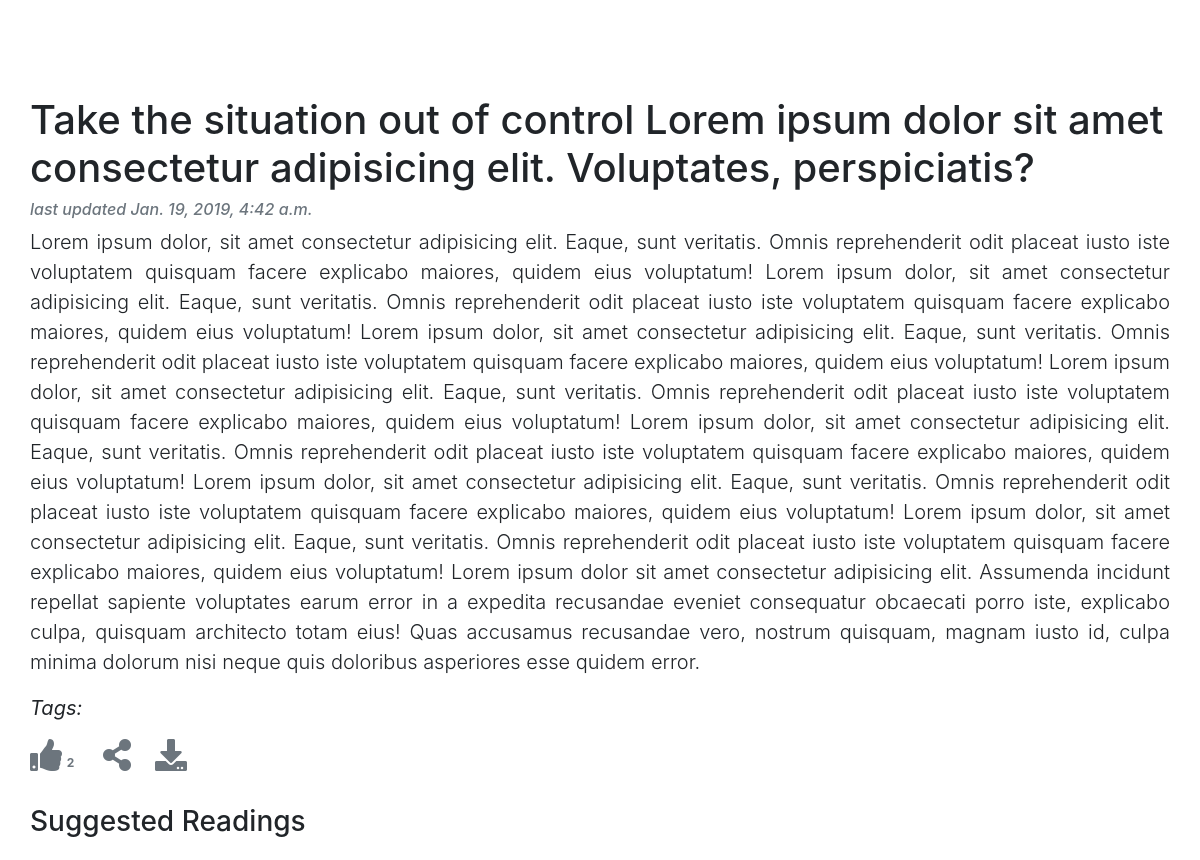
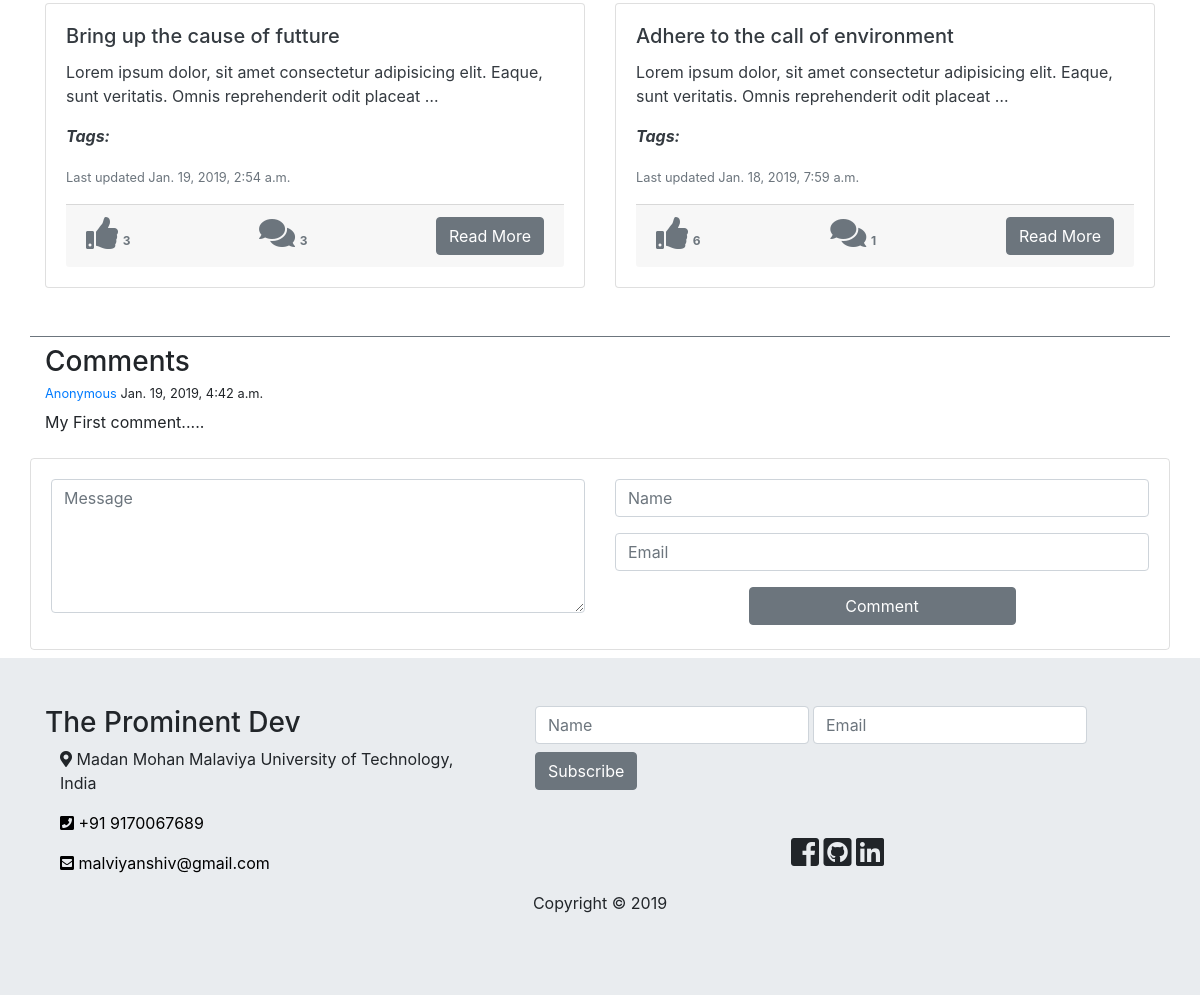
The app's page /blog/post/13/1/2019/take-situation-out-control with its own data (2 pictures, top to bottom).
### blog/models.py (models this page shows, shortened)
class Post(models.Model):
    STATUS_CHOICES = (
        ('draft', 'Draft'),
        ('published', 'Published'),
    )
    title = models.CharField(max_length=250)
    slug = models.SlugField(unique_for_date="publish", max_length=250)
    author = models.ForeignKey(User, on_delete=models.CASCADE, related_name='blog_posts')
    body = models.TextField()
    tags = TaggableManager()
    publish = models.DateTimeField(default=timezone.now)
    created = models.DateTimeField(auto_now_add=True)
    updated = models.DateTimeField(auto_now=True)
    status = models.CharField(max_length=10, choices=STATUS_CHOICES, default='draft')
    like_count = models.IntegerField(default=0)
    comment_count = models.IntegerField(default=0)
    objects = models.Manager() # the default manager
    published = PublishedManager() # our custom manager
    class Meta:
        ordering = ('-publish',)
    def get_absolute_url(self):
        return reverse('blog:post_detail',
                        args=[ self.publish.day, self.publish.month, self.publish.year, self.slug])

class Comment(models.Model):
    post = models.ForeignKey(Post, on_delete=models.CASCADE, related_name='comments')
    name = models.CharField( max_length=80, blank=True, default="Anonymous")
    email = models.EmailField(blank=True, default="user@email.com")
    body = models.TextField()
    created = models.DateTimeField(auto_now_add=True)
    updated = models.DateTimeField(auto_now=True)
    active = models.BooleanField(default=True) #to delete any comment by admin
    class Meta:
        ordering = ('created', )

### blog/views.py (the view, shortened to what this page needs)
# urls.py: path("post/<int:day>/<int:month>/<int:year>/<slug:slug>", views.post_detail, name="post_detail"),
def post_detail(requests, day, month, year, slug):
    post = get_object_or_404(Post, slug=slug, status='published',publish__year=year, publish__month=month, publish__day=day)
    comments = post.comments.filter(active=True)
    posts = Post.published.all().exclude(id=post.id)[:2]
    return render(requests, "blog/detail.html", {"post": post, "comments": comments, "posts":posts})

### blog/models.py (called while the page is built)
    def get_queryset(self):
        return super(PublishedManager, self).get_queryset().filter(status='published')

### blog/templates/blog/detail.html (shortened to what this page needs)
{% load static %}
<!DOCTYPE html>
<html lang="en">
<head>
    <link rel="stylesheet" href="https://use.fontawesome.com/releases/v5.6.3/css/all.css"
 />
    <link rel="stylesheet" href="https://stackpath.bootstrapcdn.com/bootstrap/4.1.3/css/bootstrap.min.css"
 />
    <link rel="stylesheet" href="{% static 'css/detail.css' %}" />
</head>
<body>
    <section id="main-area" class="pt-5 py-2">
        <div class="container">
            <div class="row pt-5">
                <h1 class="responsive-header-text">{{ post.title }} Lorem ipsum dolor sit amet consectetur adipisicing elit. Voluptates, perspiciatis?</h1>
                <small class="text-muted h6"><i>last updated {{ post.updated }}</i></small>
                <p class="lead">{{ post.body }} Lorem ipsum dolor sit amet consectetur adipisicing elit. Assumenda incidunt repellat sapiente voluptates
                     earum error in a expedita recusandae eveniet consequatur obcaecati
                     porro iste, explicabo culpa, quisquam architecto totam eius! Quas accusamus recusandae vero, nostrum
                     quisquam, magnam iusto id, culpa minima dolorum nisi neque quis doloribus asperiores esse quidem error.</p>
            </div>
            <div class="row">
                <p class="lead"><i><b>Tags:</b> {{ post.tags.all|join:", " }} </i></p>
            </div>
            <div class="row d-flex text-black-50">
                <a class="post-like mr-4" data-value="{{post.get_absolute_url}}/like" href="#"><i class="fas fa-thumbs-up fa-2x"></i><span class="badge">{{ post.like_count }}</span></a>
                <a href="{{ post.get_absolute_url }}/share" data-toggle="modal" data-target="#modalshareform" target="_blank" class="mr-4"><i class="fas fa-share-alt fa-2x"></i></a>
                <a href="{{ post.get_absolute_url }}/download" target="_blank"><i class="fa fa-download fa-2x" aria-hidden="true"></i></a>
            </div>
            <div class="row mt-3 pt-3">
                <h3 class="mb-2">Suggested Readings</h3>
            </div>
            <div class="row border-bottom border-secondary mt-3">
                {% for post in posts %}
                <div class="col-md-6">
                    <div class="card mb-5">
                        <div class="card-body text-dark">
                            <h5 class="card-title">
                                {{ post.title }}
                            </h5>
                            <p class="card-text">
                                {{ post.body | truncatewords:15 }}
                            </p>
                            <p class="card-text">
                                <p><i><b>Tags:</b> {{ post.tags.all|join:", " }} </i></p>
                                <small class="text-muted">Last updated {{ post.updated }}</small>
                            </p>
                            <div class="card-footer text-secondary d-flex justify-content-between">
                                <a class="post-like" data-value="{{post.get_absolute_url}}/like" href="#"><i class="fas fa-thumbs-up fa-2x"></i><span class="badge">{{ post.like_count }}</span></a>
                                <a href="{{ post.get_absolute_url }}"><i class="fas fa-comments fa-2x"></i><span class="badge">{{ post.comment_count }}</span></a>
                                <a href="{{ post.get_absolute_url }}" class="btn btn-secondary">Read More</a>
                            </div>
                        </div>
                    </div>
                </div>
                {% endfor %}
            </div>
            <div class="mt-2" id="comment-section">
                <div class="row">
                    <div class="comments col-md-9" id="comments">
                        <h3 class="mb-2">Comments</h3>
                        {% for comment in comments %}
                        <div class="comment mb-2 row">
                            <div class="comment-content col-md-11 col-sm-10">
                                <h6 class="small comment-meta"><span class="text-primary">{{ comment.name }}</span> {{ comment.created }}</h6>
                                <div class="comment-body">
                                    <p>
                                       {{ comment.body }}
                                        <br>
                                    </p>
                                </div>
                            </div>
                        </div>
                        {% endfor %}
                    </div>
                </div>
            </div>
            <div class="row">
                <div class="card card-form w-100 bg-transparent">
                    <div class="card-body">
                        <form action="{{ post.get_absolute_url }}" method="POST">
                            <div class="row">
                                <div class="col-sm-6">
                                    <div class="form-group">
                                        <textarea rows="5" class="form-control" placeholder="Message" required name="body"></textarea>
                                    </div>
                                </div>
                                <div class="col-sm-6">
                                    <div class="form-group">
                                        <input type="text" name="name" id="" class="form-control" placeholder="Name" />
                                    </div>
                                    <div class="form-group">
                                        <input type="email" name="email" id="" class="form-control" placeholder="Email" />
                                    </div>
                                    <input type="submit" value="Comment" class="btn btn-secondary btn-block w-50 m-auto" />
                                </div>
                            </div>
                        </form>
                    </div>
                </div>
            </div>
        </div>
    </section>
    <section id="footer" class="pt-5 bg-my jumbotron jumbotron-fluid text-black">
        <div class="container">
            <div class="row">
                <div class="col-md-5">
                    <h3>The Prominent Dev</h5>
                        <div class="container">
                            <div class="d-flex">
                                <p>
                                    <i class="fa fa-map-marker-alt" aria-hidden="true"></i>
                                    Madan Mohan Malaviya University of Technology, India
                                </p>
                            </div>
                            <div class="d-flex">
                                <a href="tel:+919170067689">
                                    <p>
                                        <i class="fa fa-phone-square" aria-hidden="true"></i> +91
                                        9170067689
                                    </p>
                                </a>
                            </div>
                            <div class="d-flex">
                                <a href="mailto:malviyanshiv@gmail.com?Subject=Call from website">
                                    <p>
                                        <i class="fa fa-envelope-square" aria-hidden="true"></i>
                                        malviyanshiv@gmail.com
                                    </p>
                                </a>
                            </div>
                        </div>
                </div>
                <div class="col-md-7 d-flex">
                    <div class="container d-flex">
                        <div class="row">
                            <div class="col-sm-12 d-flex justify-content-center">
                                <form action="">
                                    <div class="form-inline">
                                        <input type="text" name="name" id="" class="form-control mr-1 mb-2" placeholder="Name">
                                        <input type="Email" name="email" id="" class="form-control mr-1 mb-2" placeholder="Email">
                                        <input type="submit" value="Subscribe" class="btn btn-secondary mb-2">
                                    </div>
                                </form>
                            </div>
                            <div class="col-sm-12 text-center mt-3">
                                <i class="fab fa-facebook-square fa-2x"></i>
                                <i class="fab fa-github-square fa-2x"></i>
                                <i class="fab fa-linkedin fa-2x"></i>
                            </div>
                        </div>
                    </div>
                </div>
            </div>
        </div>
        <p class="d-block text-center">
            Copyright &copy; <span id="year"></span>
        </p>
    </section>
    </body>
    </html>

### blog/static/css/detail.css (style rules this page uses)
body a { text-decoration: none; color: #6c757d; }
#footer a { text-decoration: none; color: black !important; }
#footer { margin-bottom: 0px; }
.lead { text-align: justify; }
a.post-like { cursor: pointer; }

### records on screen
Post: title "Take the situation out of control", updated "Jan. 19, 2019, 4:42 a.m.", body "Lorem ipsum dolor, sit amet consectetur adipisicing elit. Eaque, sunt veritatis. Omnis reprehenderit odit placeat iusto iste voluptatem quisquam facere explicabo maiores, quidem eius voluptatum! Lorem ipsum dolor, sit amet consectetur adipisicing elit. Eaque, sunt veritatis. Omnis reprehenderit odit placeat iusto iste voluptatem quisquam facere explicabo maiores, quidem eius voluptatum! Lorem ipsum dolor, sit amet consectetur adipisicing elit. Eaque, sunt veritatis. Omnis reprehenderit odit placeat iusto iste voluptatem quisquam facere explicabo maiores, quidem eius voluptatum! Lorem ipsum dolor, sit amet consectetur adipisicing elit. Eaque, sunt veritatis. Omnis reprehenderit odit placeat…", like_count "2"
Post: title "Bring up the cause of futture", body "Lorem ipsum dolor, sit amet consectetur adipisicing elit. Eaque, sunt veritatis. Omnis reprehenderit odit placeat …", updated "Jan. 19, 2019, 2:54 a.m.", like_count "3", comment_count "3"
Post: title "Adhere to the call of environment", body "Lorem ipsum dolor, sit amet consectetur adipisicing elit. Eaque, sunt veritatis. Omnis reprehenderit odit placeat …", updated "Jan. 18, 2019, 7:59 a.m.", like_count "6", comment_count "1"
Comment: name "Anonymous", created "Jan. 19, 2019, 4:42 a.m.", body "My First comment....."
